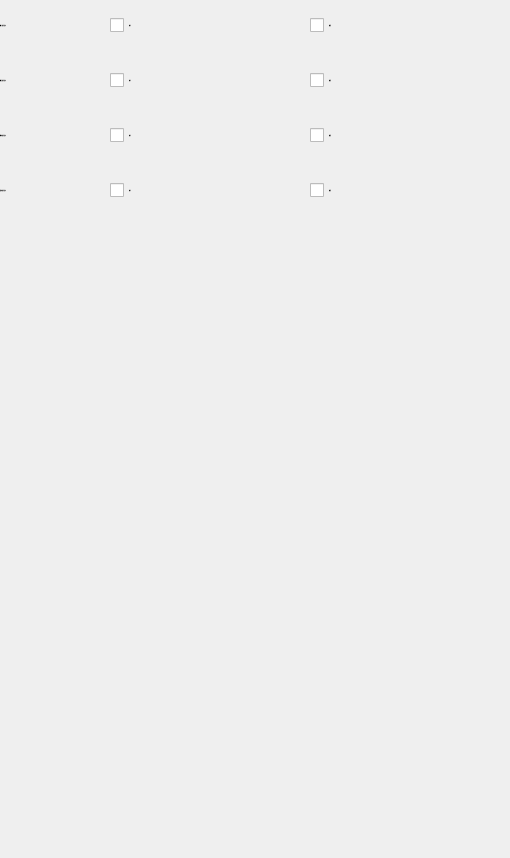
        <widget class="QWidget" name="tabRotate">
         <attribute name="title">
          <string>倒角</string>
         </attribute>
         <layout class="QGridLayout" name="gridLayout_20">
          <property name="horizontalSpacing">
           <number>0</number>
          </property>
          <property name="verticalSpacing">
           <number>5</number>
          </property>
          <property name="margin">
           <number>0</number>
          </property>
          <item row="0" column="0">
           <layout class="QHBoxLayout" name="horizontalLayout_2">
            <item>
             <widget class="QLabel" name="labelTrvInRot">
              <property name="sizePolicy">
               <sizepolicy hsizetype="Expanding" vsizetype="Fixed">
                <horstretch>0</horstretch>
                <verstretch>0</verstretch>
               </sizepolicy>
              </property>
              <property name="minimumSize">
               <size>
                <width>110</width>
                <height>50</height>
               </size>
              </property>
              <property name="maximumSize">
               <size>
                <width>16777215</width>
                <height>50</height>
               </size>
              </property>
              <property name="font">
               <font>
                <family>微软雅黑</family>
                <pointsize>-1</pointsize>
                <weight>50</weight>
                <italic>false</italic>
                <bold>false</bold>
               </font>
              </property>
              <property name="text">
               <string>横入倒角姿态</string>
              </property>
              <property name="alignment">
               <set>Qt::AlignLeading|Qt::AlignLeft|Qt::AlignVCenter</set>
              </property>
             </widget>
            </item>
            <item>
             <widget class="QCheckBox" name="checkBoxTrvInHor">
              <property name="minimumSize">
               <size>
                <width>200</width>
                <height>50</height>
               </size>
              </property>
              <property name="maximumSize">
               <size>
                <width>16777215</width>
                <height>50</height>
               </size>
              </property>
              <property name="font">
               <font>
                <family>微软雅黑</family>
                <pointsize>-1</pointsize>
                <weight>50</weight>
                <italic>false</italic>
                <bold>false</bold>
               </font>
              </property>
              <property name="text">
               <string>倒平</string>
              </property>
              <property name="checked">
               <bool>false</bool>
              </property>
             </widget>
            </item>
            <item>
             <widget class="QCheckBox" name="checkBoxTrvInVer">
              <property name="minimumSize">
               <size>
                <width>200</width>
                <height>50</height>
               </size>
              </property>
              <property name="maximumSize">
               <size>
                <width>16777215</width>
                <height>50</height>
               </size>
              </property>
              <property name="font">
               <font>
                <family>微软雅黑</family>
                <pointsize>-1</pointsize>
                <weight>50</weight>
                <italic>false</italic>
                <bold>false</bold>
               </font>
              </property>
              <property name="text">
               <string>倒直</string>
              </property>
             </widget>
            </item>
           </layout>
          </item>
          <item row="1" column="0">
           <layout class="QHBoxLayout" name="horizontalLayout_3">
            <item>
             <widget class="QLabel" name="labelTrvOutRot">
              <property name="sizePolicy">
               <sizepolicy hsizetype="Expanding" vsizetype="Fixed">
                <horstretch>0</horstretch>
                <verstretch>0</verstretch>
               </sizepolicy>
              </property>
              <property name="minimumSize">
               <size>
                <width>110</width>
                <height>50</height>
               </size>
              </property>
              <property name="maximumSize">
               <size>
                <width>16777215</width>
                <height>50</height>
               </size>
              </property>
              <property name="font">
               <font>
                <family>微软雅黑</family>
                <pointsize>-1</pointsize>
                <weight>50</weight>
                <italic>false</italic>
                <bold>false</bold>
               </font>
              </property>
              <property name="text">
               <string>横出倒角姿态</string>
              </property>
              <property name="alignment">
               <set>Qt::AlignLeading|Qt::AlignLeft|Qt::AlignVCenter</set>
              </property>
             </widget>
            </item>
            <item>
             <widget class="QCheckBox" name="checkBoxTrvOutHor">
              <property name="minimumSize">
               <size>
                <width>200</width>
                <height>50</height>
               </size>
              </property>
              <property name="maximumSize">
               <size>
                <width>16777215</width>
                <height>50</height>
               </size>
              </property>
              <property name="font">
               <font>
                <family>微软雅黑</family>
                <pointsize>-1</pointsize>
                <weight>50</weight>
                <italic>false</italic>
                <bold>false</bold>
               </font>
              </property>
              <property name="text">
               <string>倒平</string>
              </property>
              <property name="checked">
               <bool>false</bool>
              </property>
             </widget>
            </item>
            <item>
             <widget class="QCheckBox" name="checkBoxTrvOutVer">
              <property name="minimumSize">
               <size>
                <width>200</width>
                <height>50</height>
               </size>
              </property>
              <property name="maximumSize">
               <size>
                <width>16777215</width>
                <height>50</height>
               </size>
              </property>
              <property name="font">
               <font>
                <family>微软雅黑</family>
                <pointsize>-1</pointsize>
                <weight>50</weight>
                <italic>false</italic>
                <bold>false</bold>
               </font>
              </property>
              <property name="text">
               <string>倒直</string>
              </property>
             </widget>
            </item>
           </layout>
          </item>
          <item row="2" column="0">
           <layout class="QHBoxLayout" name="horizontalLayout_4">
            <item>
             <widget class="QLabel" name="labelReleaseRot">
              <property name="sizePolicy">
               <sizepolicy hsizetype="Expanding" vsizetype="Fixed">
                <horstretch>0</horstretch>
                <verstretch>0</verstretch>
               </sizepolicy>
              </property>
              <property name="minimumSize">
               <size>
                <width>110</width>
                <height>50</height>
               </size>
              </property>
              <property name="maximumSize">
               <size>
                <width>16777215</width>
                <height>50</height>
               </size>
              </property>
              <property name="font">
               <font>
                <family>微软雅黑</family>
                <pointsize>-1</pointsize>
                <weight>50</weight>
                <italic>false</italic>
                <bold>false</bold>
               </font>
              </property>
              <property name="text">
               <string>置物倒角姿态</string>
              </property>
              <property name="alignment">
               <set>Qt::AlignLeading|Qt::AlignLeft|Qt::AlignVCenter</set>
              </property>
             </widget>
            </item>
            <item>
             <widget class="QCheckBox" name="checkBoxReleaseHor">
              <property name="minimumSize">
               <size>
                <width>200</width>
                <height>50</height>
               </size>
              </property>
              <property name="maximumSize">
               <size>
                <width>16777215</width>
                <height>50</height>
               </size>
              </property>
              <property name="font">
               <font>
                <family>微软雅黑</family>
                <pointsize>-1</pointsize>
                <weight>50</weight>
                <italic>false</italic>
                <bold>false</bold>
               </font>
              </property>
              <property name="text">
               <string>倒平</string>
              </property>
              <property name="checked">
               <bool>false</bool>
              </property>
             </widget>
            </item>
            <item>
             <widget class="QCheckBox" name="checkBoxReleaseVer">
              <property name="minimumSize">
               <size>
                <width>200</width>
                <height>50</height>
               </size>
              </property>
              <property name="maximumSize">
               <size>
                <width>16777215</width>
                <height>50</height>
               </size>
              </property>
              <property name="font">
               <font>
                <family>微软雅黑</family>
                <pointsize>-1</pointsize>
                <weight>50</weight>
                <italic>false</italic>
                <bold>false</bold>
               </font>
              </property>
              <property name="text">
               <string>倒直</string>
              </property>
             </widget>
            </item>
           </layout>
          </item>
          <item row="3" column="0">
           <layout class="QHBoxLayout" name="horizontalLayout_5">
            <item>
             <widget class="QLabel" name="labelFetchRot">
              <property name="sizePolicy">
               <sizepolicy hsizetype="Expanding" vsizetype="Fixed">
                <horstretch>0</horstretch>
                <verstretch>0</verstretch>
               </sizepolicy>
              </property>
              <property name="minimumSize">
               <size>
                <width>110</width>
                <height>50</height>
               </size>
              </property>
              <property name="maximumSize">
               <size>
                <width>16777215</width>
                <height>50</height>
               </size>
              </property>
              <property name="font">
               <font>
                <family>微软雅黑</family>
                <pointsize>-1</pointsize>
                <weight>50</weight>
                <italic>false</italic>
                <bold>false</bold>
               </font>
              </property>
              <property name="text">
               <string>取物倒角姿态</string>
              </property>
              <property name="alignment">
               <set>Qt::AlignLeading|Qt::AlignLeft|Qt::AlignVCenter</set>
              </property>
             </widget>
            </item>
            <item>
             <widget class="QCheckBox" name="checkBoxFetchHor">
              <property name="minimumSize">
               <size>
                <width>200</width>
                <height>50</height>
               </size>
              </property>
              <property name="maximumSize">
               <size>
                <width>16777215</width>
                <height>50</height>
               </size>
              </property>
              <property name="font">
               <font>
                <family>微软雅黑</family>
                <pointsize>-1</pointsize>
                <weight>50</weight>
                <italic>false</italic>
                <bold>false</bold>
               </font>
              </property>
              <property name="text">
               <string>倒平</string>
              </property>
              <property name="checked">
               <bool>false</bool>
              </property>
             </widget>
            </item>
            <item>
             <widget class="QCheckBox" name="checkBoxFetchVer">
              <property name="minimumSize">
               <size>
                <width>200</width>
                <height>50</height>
               </size>
              </property>
              <property name="maximumSize">
               <size>
                <width>16777215</width>
                <height>50</height>
               </size>
              </property>
              <property name="font">
               <font>
                <family>微软雅黑</family>
                <pointsize>-1</pointsize>
                <weight>50</weight>
                <italic>false</italic>
                <bold>false</bold>
               </font>
              </property>
              <property name="text">
               <string>倒直</string>
              </property>
             </widget>
            </item>
           </layout>
          </item>
          <item row="4" column="0">
           <spacer name="verticalSpacer">
            <property name="orientation">
             <enum>Qt::Vertical</enum>
            </property>
            <property name="sizeHint" stdset="0">
             <size>
              <width>238</width>
              <height>643</height>
             </size>
            </property>
           </spacer>
          </item>
         </layout>
        </widget>
